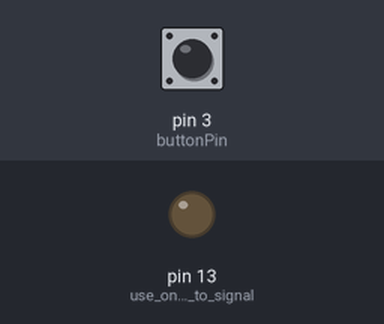
This sketch was run on a simulated Arduino Uno, built with avr-gcc and run on an emulated ATmega328P. Parts: output pins drawn as LEDs (lit = HIGH). Inputs (shaded band) come from the test bench; at power-on: pin 3 (buttonPin) HIGH.

Above: at 1.2 s.
1.3 s: pin 3 (buttonPin) pulled LOW for 0.15 s
At 1.38 s:
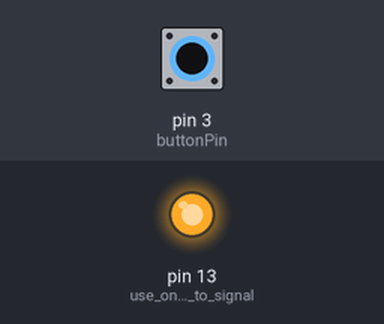
2.9 s: pin 3 (buttonPin) pulled LOW for 3.2 s
At 7.0 s:
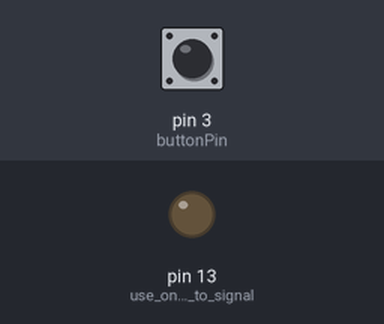
Timing chart, 0 to 8.5 s (numbered marks = the images above; inputs shaded):
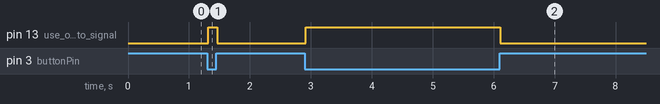

The sketch:

PushButton_Debounce_Class.ino
```cpp
// (licence header left out)
#include "ButtonStuff.h"

// Create an array of pushbutton objects
// Note: this demo will use only one of the objects in the array
PushButton button[5];

// Connect a pushbutton to Arduino pin 3 and to ground
uint8_t buttonPin = 3;

void setup() {

  pinMode(buttonPin, INPUT_PULLUP); // pin will be HIGH when button is NOT pressed down
  pinMode(13, OUTPUT); // use onboard LED to signal operation
  digitalWrite(13, LOW); // begin with the LED turned off

}

void loop() {
  // Poll button pins repeatedly and repeatedly.
  // After a pin first changes value, i.e. 0 to 1 or 1 to 0,
  // it takes a minimum of 12 passes through the loop,
  // finding a consistent value, before the pin's value
  // is accepted to be stable.
  button[0].debounce(&PIND, PIND3); // pin 3 port and bit position, per datasheet
  // The button object will always return
  // its most recently accepted stable value.
  digitalWrite(13, button[0].getBit());

  delay(1); // The delay need not be long, because
  // debouncing is determined by a series of consistent values,
  // not by time. A delay might even be unnecessary. I'm not sure.
}
```

ButtonStuff.h
```cpp
// (licence header left out)
#pragma once

#include "Arduino.h"

enum ButtonState {
  SETTLED,
  PENDING
};

class PushButton {

  uint8_t accepted;
  uint8_t novel;
  uint16_t debounceBits;
  ButtonState state;

  uint8_t pinBit (uint8_t * reg, const uint8_t pin) {
    if (reg == &ACSR) return ((*reg & (1 << pin)) >> pin);
    if ((reg == &PINB) | (reg == &PINC) | (reg == &PIND))
        return ! ((*reg & (1 << pin)) >> pin);
    return 0;
  }

  public:
  PushButton::PushButton () :
  accepted(0), novel(0), debounceBits(0), state(SETTLED)  {}

  void debounce (uint8_t reg, uint8_t pin) {
    uint8_t thisPin = this->pinBit(reg, pin);
    if (this->state == SETTLED) {
       if (this->accepted != thisPin) {
          // pin changed from settled state and accepted status
          // save new status and establish new state
          this->novel = thisPin;
          this->state =  PENDING;
       }
    }

    if (this->state == PENDING) {
      if (thisPin != this->novel) {
        // button status changed while pending
        // save new status and remain in pending state
        this->novel = thisPin;
      }
      // advance the debounce bits a notch
      this->debounceBits =
        (this->debounceBits << 1)
        | this->novel | 0xe000;

      // check the result
      if (
        (this->debounceBits == 0xf000)
        || (this->debounceBits == 0xffff)
      ) {
        // accept new button position
        this->accepted = this->novel;
        this->state = SETTLED;
      }
    }
  }

  // report the most recently settled value
  uint8_t PushButton::getBit () {
    return this->accepted;
  }

  ButtonState PushButton::getState() {
    return this->state;
  }

  uint16_t PushButton::getDebounceBits() {
    return this->debounceBits;
  }

};
```

Measured:
- after the input at 1.3 s, pin 13 (use_onboard_LED_to_signal): LOW → HIGH at once, → LOW 0.15 s later
- after the input at 2.9 s, pin 13 (use_onboard_LED_to_signal): LOW → HIGH at once, → LOW 3.2 s later
